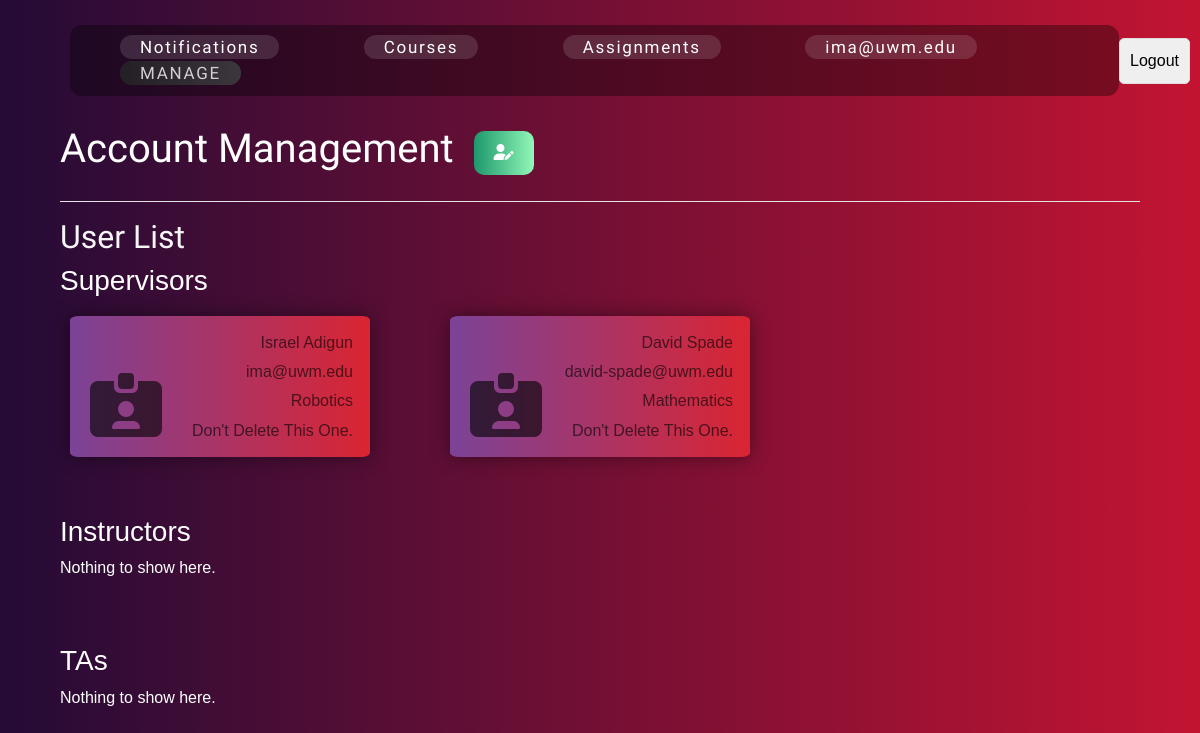
The app's page /account-management/ (signed in) with its own data.
### TAScheduler/models.py (models this page shows, shortened)
class User(AbstractUser):
    email = models.EmailField(unique=True)
    fname = models.CharField(max_length=50, verbose_name="First Name")
    lname = models.CharField(max_length=50, verbose_name="Last Name")
    address = models.CharField(max_length=50)
    phone_number = models.CharField(max_length=15, blank=True, null=True, verbose_name="Phone Number")
    username = None
    USERNAME_FIELD = 'email'
    REQUIRED_FIELDS = ['fname', 'lname']
    objects = UserManager()  # Use the custom manager

class Supervisor(models.Model):
    user = models.OneToOneField(User, to_field="email", on_delete=models.CASCADE)
    admin_dept = models.CharField(max_length=100)
    class Meta:
        verbose_name = "Supervisor"
        verbose_name_plural = "Supervisors"
        permissions = [
            ("create_courses", "Can create courses"),
            ("create_accounts", "Can create user accounts"),
            ("delete_accounts", "Can delete user accounts"),
            ("edit_accounts", "Can edit user accounts"),
            ("assign_instructors", "Can assign instructors to courses"),
            ("assign_tas", "Can assign TAs to courses and labs"),
            ("access_all_data", "Can access all system data"),
            ("send_notifications", "Can send notifications to users"),
        ]

### TAScheduler/views.py (the view, shortened to what this page needs)
# urls.py: path("account-management/", AccountManagementView.as_view(), name="account-management"),
@method_decorator([login_required(login_url="/"), group_required('Supervisor')], name='dispatch')
class AccountManagementView(View):
    def get(self, request):
        s,i,t = Supervisor.objects.all(), Instructor.objects.all(), TA.objects.all()
        return render(request, 'AccountManagement.html', {'supervisors': s, "tas":t, "instructors":i, "role":"Supervisor"})

### TAScheduler/utils/auth.py (called while the page is built)
def group_required(group_name):
    def in_group(user):
        if user.is_authenticated and user.groups.filter(name=group_name).exists():
            return True
        raise PermissionDenied  # Raise 403 error for unauthorized users
    return user_passes_test(in_group)

### templates/AccountManagement.html (shortened to what this page needs)
{% extends "base.html" %} {% block title %} Account Management {% endblock %}
{% block content %}
<header class="acct-mgmt-header">
    <div class="header-title">
        <h1>Account Management</h1>
        <button class="btn-grad3" id="add-modal"><i class="fa-solid fa-user-pen"></i></button>
    </div>
</header>
<hr style="background-color: white;">
<h2 style="font-family: Amatic SC; color:whitesmoke;">User List</h2>
<div class="table-div">
    <div class="tbody-div">
        {% include "partials/_allUsers.html" %}
    </div>
</div>
{% endblock %}

### templates/partials/_navbar.html (shortened to what this page needs)
<nav class="custom-nav d-flex justify-content-between align-items-center">
    <div class="nav-group">
        <a href="/notifications" class="nav-btn {% if request.resolver_match.url_name == 'notifications' %}btn-grad4{% endif %}">Notifications</a>
        <a href="/courses" class="nav-btn {% if request.resolver_match.url_name == 'courses' %}btn-grad4{% endif %}">Courses</i></a>
        <a href="/assignments" class="nav-btn {% if request.resolver_match.url_name == 'assignments' %}btn-grad4{% endif %}">Assignments</a>
        <a href="/contact-info" class="nav-btn {% if request.resolver_match.url_name == 'contact-info' %}btn-grad4{% endif %}">{{user.email}}</a>
        {% if role and role == "Supervisor" %}
            <a href="{% url 'account-management' %}" class="nav-btn {% if request.resolver_match.url_name == 'account-management' %}btn-grad4{% endif %}">Manage</a>
        {% endif %}
    </div>
    <div class="logout-component">
        <form id="logout_form" action="{% url 'logout' %}" method="POST">
            <input type="submit" value="Logout">
        </form>
    </div>
</nav>

### templates/partials/_allUsers.html (shortened to what this page needs)
<div class="custom-group">
    <h3>Supervisors</h3>
    <div class="role-group">
        {% for s in supervisors  %}
        <div class="tr-div btn-gradx0">
            <div class="profile-img"><i class="fa-solid fa-id-card-clip"></i></div>
            <div>
                <div class="td-item text-capitalize">{{s.user.fname}} {{s.user.lname}}</div>
                <div class="td-item text-lowercase">{{s.user.email}}</div>
                <div class="td-item text-capitalize">{{s.admin_dept}}</div>
                <div class="td-item text-capitalize">don't delete this one.</div>
            </div>
        </div>
         {% endfor %}
    </div>
</div>
<br><br>
<div>
    <h3>Instructors</h3>
    <div class="role-group">
        {% if instructors|length == 0 %}
        <p>Nothing to show here.</p>
       {% endif %}
    </div>
</div>
<br><br>
<div>
    <h3>TAs</h3>
    <div class="role-group">
       {% if tas|length == 0 %}
        <p>Nothing to show here.</p>
       {% endif %}
    </div>
</div>

### TAScheduler/static/css/styles.css (style rules this page uses)
* { padding: 0; margin: 0; box-sizing: border-box; }
html, body { width: 100%; height: 100%; margin: 0; padding: 0; overflow-x: hidden; }
body { font-family: Arial, sans-serif; background: #c31432; background: linear-gradient(to right, #240b36, #c31432); background-repeat: no-repeat; height: 100vh; }
nav { padding: 10px; border-radius: 20px; }
nav a { color: white; text-decoration: none; margin: 0 40px; font-family: "Teko"; padding: 5px 10px; text-align: center; border-radius: 40px; font-size: 17px; letter-spacing: 0.1em; background: rgba(251, 251, 251, 0.13); }
h1 { text-align: center; }
.table-div { color: #fff; width: 100%; border-collapse: collapse; margin-bottom: 20px; }
.td-item { background-color: transparent; margin: 4px; text-align: end; padding: 3px; }
.tbody-div .tr-div { display: flex; padding: 10px; justify-content: space-between; align-items: end; line-height: 1.2rem; transition: 0.5s; border-radius: 3%; color: rgba(3, 3, 3, 0.629); }
.btn-gradx0 { background-image: linear-gradient(to right, #7b4397 0%, #dc2430 51%, #7b4397 100%); }
.btn-gradx0 { margin: 10px; padding: 15px 45px; text-align: center; text-transform: uppercase; transition: 0.5s; background-size: 200% auto; color: white; box-shadow: 0 0 20px rgba(0, 0, 0, 0.4392156863); border-radius: 10px; display: block; }
.tbody-div .role-group { display: grid; grid-template-columns: 1fr 1fr 1fr; grid-gap: 60px; }
.tr-div i { font-size: 4pc; }
.profile-img { margin: 10px; text-align: center; }
button { padding: 10px 15px; margin: 5px 0; background-color: #007BFF; color: white; outline: none; border: none; border-radius: 5px; cursor: pointer; }
input, select { width: 100%; padding: 10px; margin-bottom: 10px; border: 1px solid #ddd; border-radius: 5px; }
.custom-nav { padding: 5px 0; position: sticky; top: 0; left: 0px; margin: 20px 0px 20px 70px; }
.custom-nav .nav-group { padding: 10px; border-radius: 12px; background: rgba(0, 0, 0, 0.357); }
.custom-nav .nav-group .nav-btn { padding: 2px 20px; }
.logout-component form { padding: 0; margin: 0 10px 0 0; border: none; }
.logout-component form input { margin: 0; }
.acct-mgmt-header { color: #fff; font-family: "Chango"; }
.acct-mgmt-header .header-title { display: flex; align-items: center; }
.acct-mgmt-header .header-title .btn-grad3 { background-image: linear-gradient(to right, #1D976C 0%, #93F9B9 51%, #1D976C 100%); }
.acct-mgmt-header .header-title .btn-grad3 { margin: 10px; padding: 10px 20px; text-align: center; text-transform: uppercase; transition: 0.5s; background-size: 200% auto; color: white; border-radius: 10px; display: block; }
.acct-mgmt-header #add-modal { margin-left: 20px; }
.btn-grad4 { background-image: linear-gradient(to right, #232526 0%, #414345 51%, #232526 100%); }
.btn-grad4 { text-align: center; text-transform: uppercase; transition: 0.5s; background-size: 200% auto; color: rgb(255, 255, 255); border-radius: 40px; opacity: 0.8; }

### records on screen
User: email "ima@uwm.edu"
Supervisor: user.fname "Israel", user.lname "Adigun", user.email "ima@uwm.edu", admin_dept "Robotics"
Supervisor: user.fname "David", user.lname "Spade", user.email "david-spade@uwm.edu", admin_dept "Mathematics"
